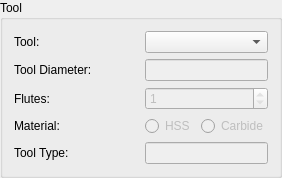
    <widget class="QGroupBox" name="groupBox_Tool">
     <property name="title">
      <string>Tool</string>
     </property>
     <layout class="QGridLayout" name="gridLayout">
      <item row="0" column="0">
       <widget class="QLabel" name="label_TC">
        <property name="sizePolicy">
         <sizepolicy hsizetype="Fixed" vsizetype="Preferred">
          <horstretch>0</horstretch>
          <verstretch>0</verstretch>
         </sizepolicy>
        </property>
        <property name="minimumSize">
         <size>
          <width>125</width>
          <height>0</height>
         </size>
        </property>
        <property name="maximumSize">
         <size>
          <width>16777215</width>
          <height>16777215</height>
         </size>
        </property>
        <property name="text">
         <string>Tool:</string>
        </property>
       </widget>
      </item>
      <item row="0" column="1">
       <widget class="QComboBox" name="toolController_CB">
        <property name="toolTip">
         <string>&lt;html&gt;&lt;head/&gt;&lt;body&gt;&lt;p&gt;Tool Controller&lt;/p&gt;&lt;/body&gt;&lt;/html&gt;</string>
        </property>
       </widget>
      </item>
      <item row="1" column="0">
       <widget class="QLabel" name="label_TD">
        <property name="sizePolicy">
         <sizepolicy hsizetype="Fixed" vsizetype="Preferred">
          <horstretch>0</horstretch>
          <verstretch>0</verstretch>
         </sizepolicy>
        </property>
        <property name="minimumSize">
         <size>
          <width>125</width>
          <height>0</height>
         </size>
        </property>
        <property name="maximumSize">
         <size>
          <width>16777215</width>
          <height>16777215</height>
         </size>
        </property>
        <property name="text">
         <string>Tool Diameter:</string>
        </property>
       </widget>
      </item>
      <item row="2" column="0">
       <widget class="QLabel" name="label_TF">
        <property name="sizePolicy">
         <sizepolicy hsizetype="Fixed" vsizetype="Preferred">
          <horstretch>0</horstretch>
          <verstretch>0</verstretch>
         </sizepolicy>
        </property>
        <property name="minimumSize">
         <size>
          <width>125</width>
          <height>0</height>
         </size>
        </property>
        <property name="maximumSize">
         <size>
          <width>16777215</width>
          <height>16777215</height>
         </size>
        </property>
        <property name="text">
         <string>Flutes:</string>
        </property>
       </widget>
      </item>
      <item row="2" column="1">
       <widget class="QSpinBox" name="flutes_SB">
        <property name="enabled">
         <bool>false</bool>
        </property>
        <property name="toolTip">
         <string>&lt;html&gt;&lt;head/&gt;&lt;body&gt;&lt;p&gt;Number of flutes or cutting edges&lt;/p&gt;&lt;/body&gt;&lt;/html&gt;</string>
        </property>
        <property name="readOnly">
         <bool>true</bool>
        </property>
        <property name="minimum">
         <number>1</number>
        </property>
       </widget>
      </item>
      <item row="3" column="0" colspan="2">
       <layout class="QHBoxLayout" name="horizontalLayout_9">
        <property name="leftMargin">
         <number>0</number>
        </property>
        <item>
         <widget class="QLabel" name="label_TM">
          <property name="sizePolicy">
           <sizepolicy hsizetype="Maximum" vsizetype="Preferred">
            <horstretch>0</horstretch>
            <verstretch>0</verstretch>
           </sizepolicy>
          </property>
          <property name="minimumSize">
           <size>
            <width>125</width>
            <height>0</height>
           </size>
          </property>
          <property name="maximumSize">
           <size>
            <width>16777215</width>
            <height>16777215</height>
           </size>
          </property>
          <property name="text">
           <string>Material:</string>
          </property>
          <property name="alignment">
           <set>Qt::AlignLeading|Qt::AlignLeft|Qt::AlignVCenter</set>
          </property>
         </widget>
        </item>
        <item>
         <widget class="QRadioButton" name="hss_RB">
          <property name="enabled">
           <bool>false</bool>
          </property>
          <property name="toolTip">
           <string>&lt;html&gt;&lt;head/&gt;&lt;body&gt;&lt;p&gt;High Speed Steel&lt;/p&gt;&lt;/body&gt;&lt;/html&gt;</string>
          </property>
          <property name="text">
           <string>HSS</string>
          </property>
          <property name="readOnly" stdset="0">
           <bool>true</bool>
          </property>
         </widget>
        </item>
        <item>
         <widget class="QRadioButton" name="cbd_RB">
          <property name="enabled">
           <bool>false</bool>
          </property>
          <property name="toolTip">
           <string>&lt;html&gt;&lt;head/&gt;&lt;body&gt;&lt;p&gt;carbide&lt;/p&gt;&lt;/body&gt;&lt;/html&gt;</string>
          </property>
          <property name="text">
           <string>Carbide</string>
          </property>
          <property name="readOnly" stdset="0">
           <bool>true</bool>
          </property>
         </widget>
        </item>
       </layout>
      </item>
      <item row="1" column="1">
       <widget class="QLineEdit" name="toolDia_LE">
        <property name="enabled">
         <bool>false</bool>
        </property>
        <property name="sizePolicy">
         <sizepolicy hsizetype="Preferred" vsizetype="Fixed">
          <horstretch>0</horstretch>
          <verstretch>0</verstretch>
         </sizepolicy>
        </property>
        <property name="toolTip">
         <string>&lt;html&gt;&lt;head/&gt;&lt;body&gt;&lt;p&gt;Tool Diameter&lt;/p&gt;&lt;/body&gt;&lt;/html&gt;</string>
        </property>
        <property name="readOnly">
         <bool>true</bool>
        </property>
        <property name="unit" stdset="0">
         <string notr="true"/>
        </property>
       </widget>
      </item>
      <item row="4" column="0">
       <widget class="QLabel" name="label_tType">
        <property name="sizePolicy">
         <sizepolicy hsizetype="Maximum" vsizetype="Preferred">
          <horstretch>0</horstretch>
          <verstretch>0</verstretch>
         </sizepolicy>
        </property>
        <property name="minimumSize">
         <size>
          <width>125</width>
          <height>0</height>
         </size>
        </property>
        <property name="maximumSize">
         <size>
          <width>16777215</width>
          <height>16777215</height>
         </size>
        </property>
        <property name="toolTip">
         <string>&lt;html&gt;&lt;head/&gt;&lt;body&gt;&lt;p&gt;TODO add code for dif tool type calculations ATM only endmill&lt;/p&gt;&lt;/body&gt;&lt;/html&gt;</string>
        </property>
        <property name="text">
         <string>Tool Type:</string>
        </property>
       </widget>
      </item>
      <item row="4" column="1">
       <widget class="QLineEdit" name="toolType_LE">
        <property name="enabled">
         <bool>false</bool>
        </property>
        <property name="sizePolicy">
         <sizepolicy hsizetype="Preferred" vsizetype="Fixed">
          <horstretch>0</horstretch>
          <verstretch>0</verstretch>
         </sizepolicy>
        </property>
        <property name="toolTip">
         <string>&lt;html&gt;&lt;head/&gt;&lt;body&gt;&lt;p&gt;TODO add code for dif tool type calculations ATM only endmill&lt;/p&gt;&lt;/body&gt;&lt;/html&gt;</string>
        </property>
        <property name="readOnly">
         <bool>true</bool>
        </property>
        <property name="unit" stdset="0">
         <string notr="true"/>
        </property>
       </widget>
      </item>
     </layout>
    </widget>
